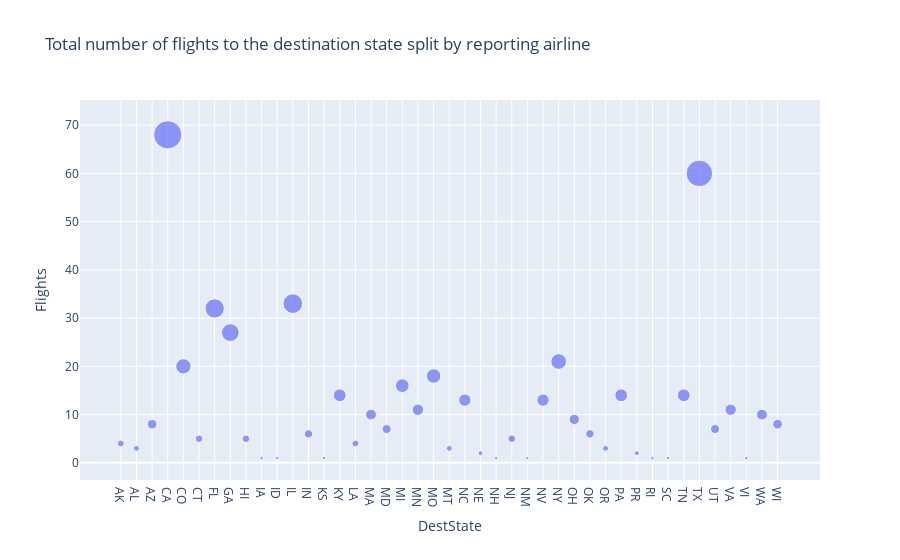

The cell this chart's notebook holds for it:
### Code cell
fig = px.scatter(bar_data, x = 'DestState', y = 'Flights', title = 'Total number of flights to the destination state split by reporting airline', size = 'Flights')
fig.show()

### Figure 1 — Plotly figure (JSON) as saved in the notebook; plotly's stock layout.template omitted (floating-point values rounded to 4 significant figures)
{"data": [{"hovertemplate": "DestState=%{x}<br>Flights=%{marker.size}<extra></extra>", "legendgroup": "", "marker": {"color": "#636efa", "size": [4, 3, 8, 68, 20, 5, 32, 27, 5, 1, 1, 33, 6, 1, 14, 4, 10, 7, 16, 11, 18, 3, 13, 2, 1, 5, 1, 13, 21, 9, 6, 3, 14, 2, 1, 1, 14, 60, 7, 11, 1, 10, 8], "sizemode": "area", "sizeref": 0.17, "symbol": "circle"}, "mode": "markers", "name": "", "orientation": "v", "showlegend": false, "type": "scatter", "x": ["AK", "AL", "AZ", "CA", "CO", "CT", "FL", "GA", "HI", "IA", "ID", "IL", "IN", "KS", "KY", "LA", "MA", "MD", "MI", "MN", "MO", "MT", "NC", "NE", "NH", "NJ", "NM", "NV", "NY", "OH", "OK", "OR", "PA", "PR", "RI", "SC", "TN", "TX", "UT", "VA", "VI", "WA", "WI"], "xaxis": "x", "y": [4, 3, 8, 68, 20, 5, 32, 27, 5, 1, 1, 33, 6, 1, 14, 4, 10, 7, 16, 11, 18, 3, 13, 2, 1, 5, 1, 13, 21, 9, 6, 3, 14, 2, 1, 1, 14, 60, 7, 11, 1, 10, 8], "yaxis": "y"}], "layout": {"autosize": true, "legend": {"itemsizing": "constant", "tracegroupgap": 0}, "title": {"text": "Total number of flights to the destination state split by reporting airline"}, "xaxis": {"anchor": "y", "autorange": true, "domain": [0, 1], "range": [-2.607, 44.71], "title": {"text": "DestState"}, "type": "category"}, "yaxis": {"anchor": "x", "autorange": true, "domain": [0, 1], "range": [-3.931, 76.76], "title": {"text": "Flights"}, "type": "linear"}}}
